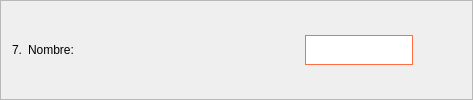
              <widget class="QFrame" name="frame_80">
               <property name="frameShape">
                <enum>QFrame::StyledPanel</enum>
               </property>
               <property name="frameShadow">
                <enum>QFrame::Raised</enum>
               </property>
               <layout class="QHBoxLayout" name="horizontalLayout_79">
                <item>
                 <widget class="QLabel" name="label_237">
                  <property name="styleSheet">
                   <string notr="true">color: black;
font: 12pt &quot;Segoe UI&quot;;</string>
                  </property>
                  <property name="text">
                   <string>7.</string>
                  </property>
                 </widget>
                </item>
                <item>
                 <widget class="QLabel" name="label_238">
                  <property name="styleSheet">
                   <string notr="true">color: black;
font: 12pt &quot;Segoe UI&quot;;</string>
                  </property>
                  <property name="text">
                   <string>Nombre:</string>
                  </property>
                 </widget>
                </item>
                <item>
                 <spacer name="horizontalSpacer_28">
                  <property name="orientation">
                   <enum>Qt::Horizontal</enum>
                  </property>
                  <property name="sizeType">
                   <enum>QSizePolicy::Expanding</enum>
                  </property>
                  <property name="sizeHint" stdset="0">
                   <size>
                    <width>225</width>
                    <height>20</height>
                   </size>
                  </property>
                 </spacer>
                </item>
                <item>
                 <widget class="QLineEdit" name="nombre_line_edit_43">
                  <property name="minimumSize">
                   <size>
                    <width>0</width>
                    <height>30</height>
                   </size>
                  </property>
                  <property name="maximumSize">
                   <size>
                    <width>150</width>
                    <height>16777215</height>
                   </size>
                  </property>
                  <property name="styleSheet">
                   <string notr="true">background-color: white;
border: 1px solid #ff6e40;
color: black;
font: 18pt &quot;Segoe UI&quot;;</string>
                  </property>
                 </widget>
                </item>
                <item>
                 <spacer name="horizontalSpacer_120">
                  <property name="orientation">
                   <enum>Qt::Horizontal</enum>
                  </property>
                  <property name="sizeType">
                   <enum>QSizePolicy::Minimum</enum>
                  </property>
                  <property name="sizeHint" stdset="0">
                   <size>
                    <width>48</width>
                    <height>48</height>
                   </size>
                  </property>
                 </spacer>
                </item>
               </layout>
              </widget>
